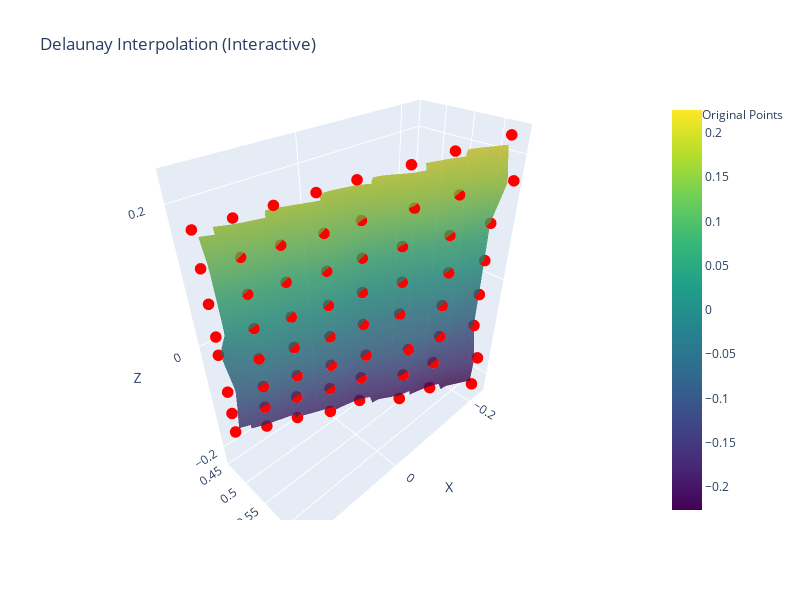

The notebook cell this image was saved under:
### Code cell
plot_delaunay(pt_clouds_flattened)
